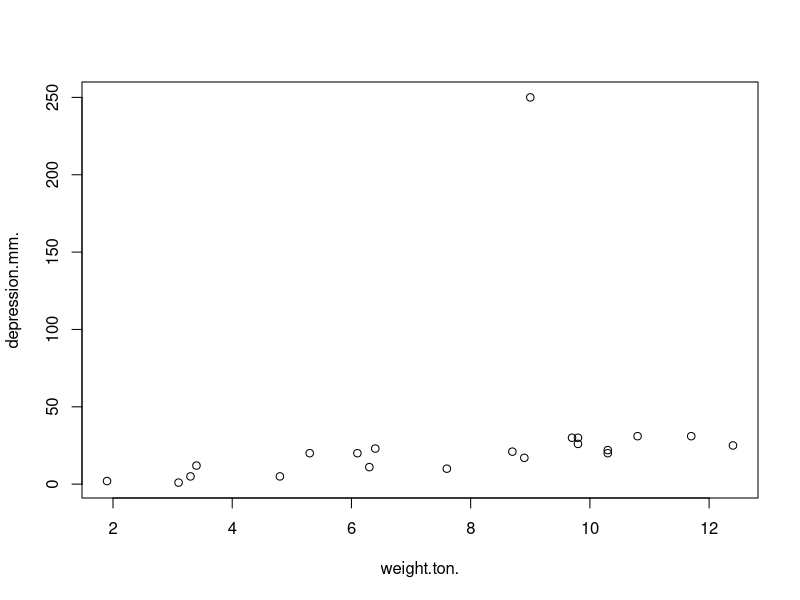
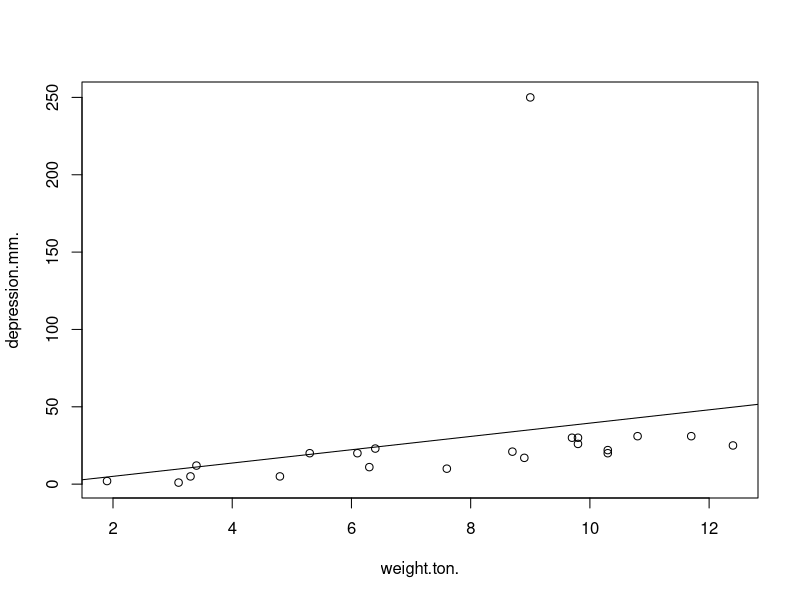
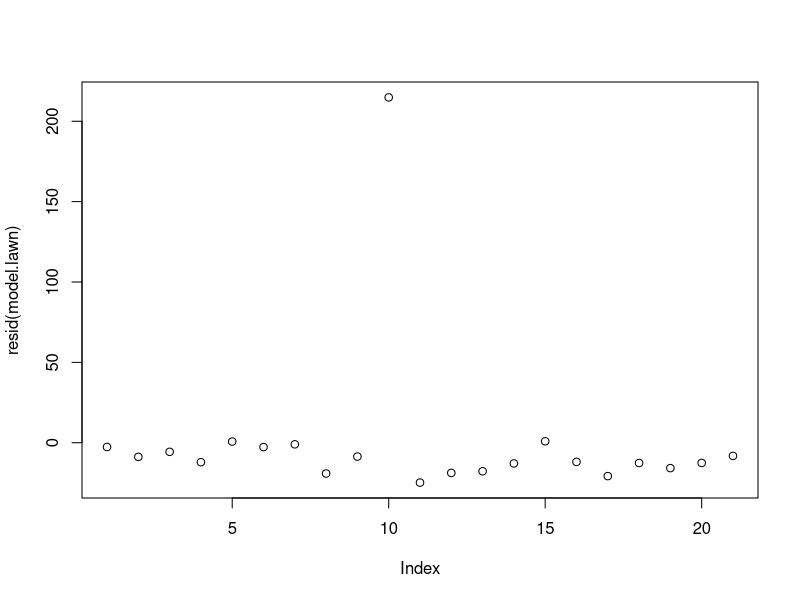
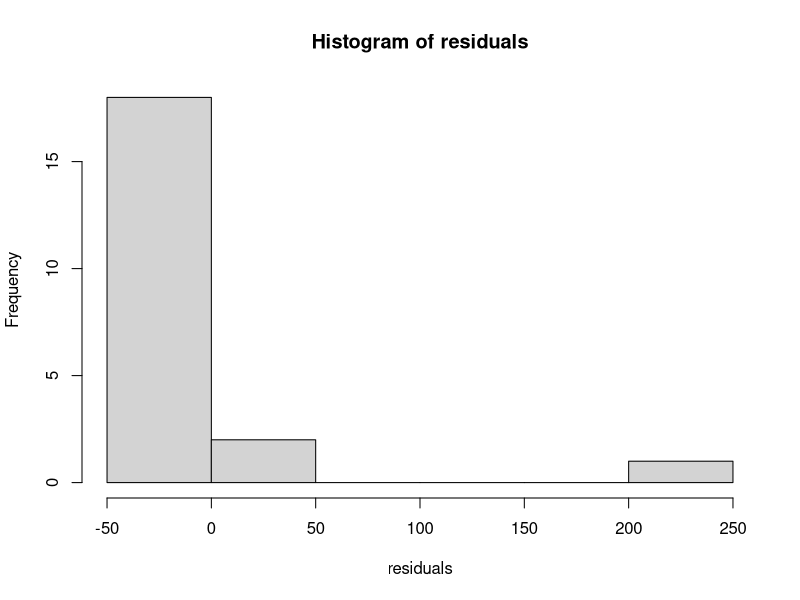
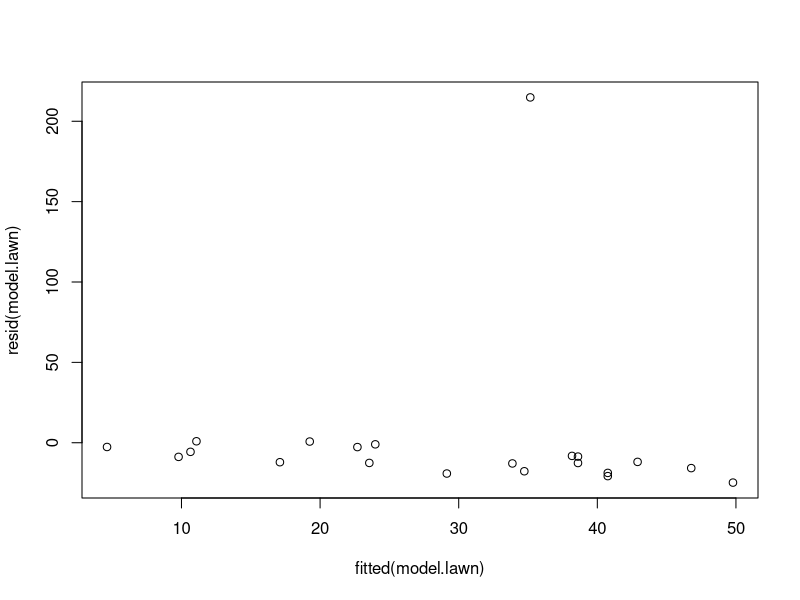
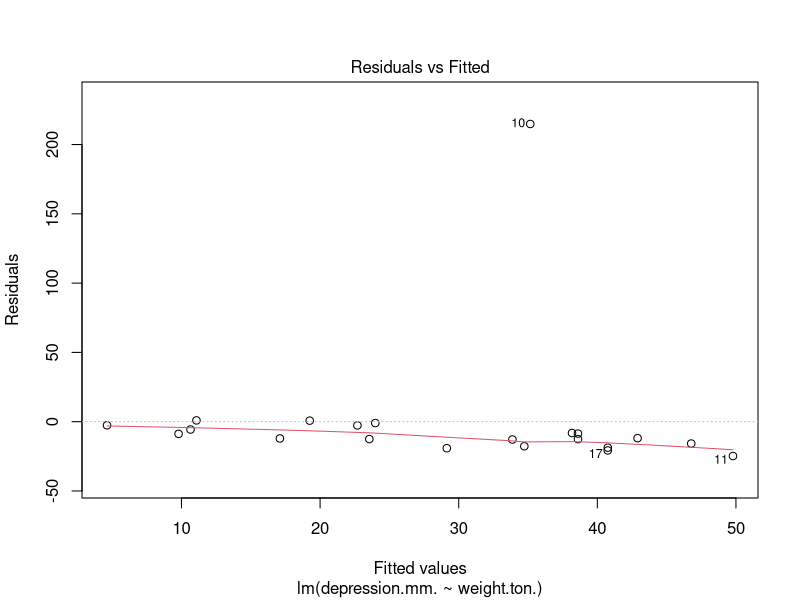
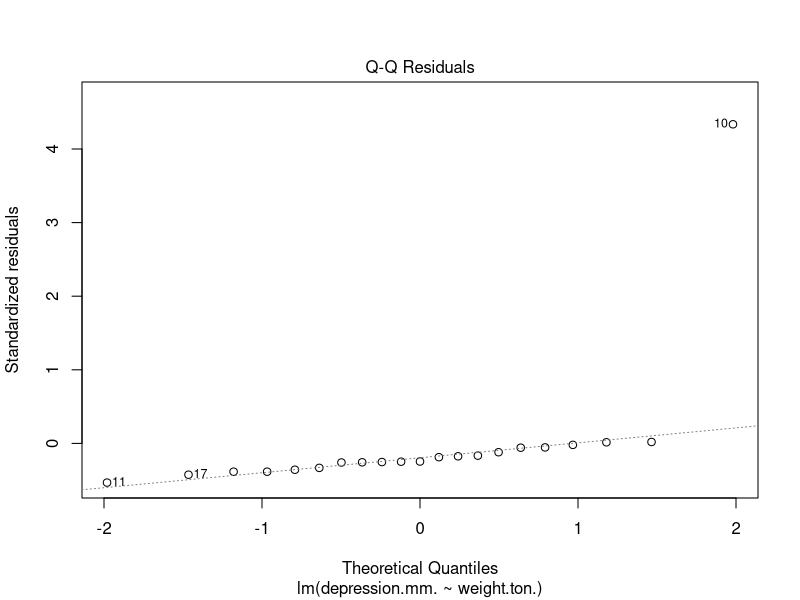
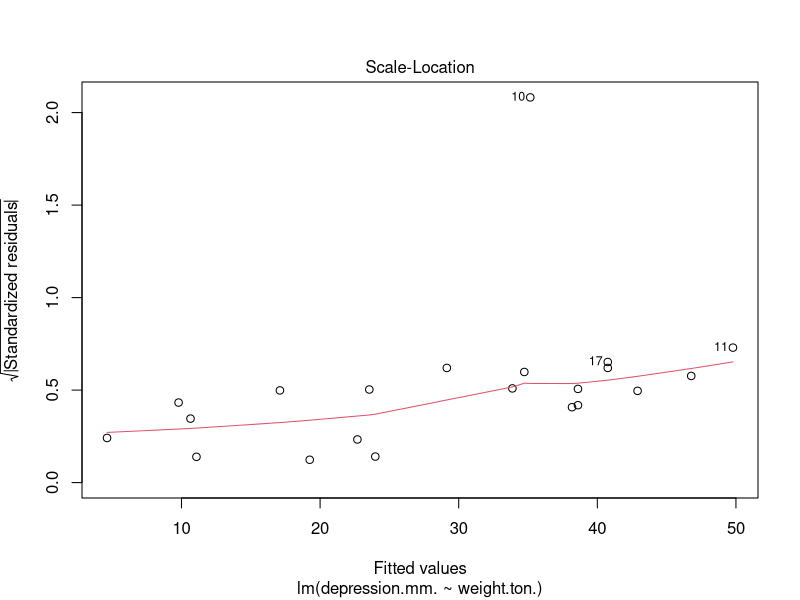

Reproduce these figures in R, in order.

##
print('Question 5.')
#input the data
lawn.dat <- read.csv("lawn-depression.csv")
names(lawn.dat)
summary(lawn.dat)
attach(lawn.dat)
#Visualize the data: check if the data has a linear shape
plot(depression.mm.~weight.ton.);
#Run Statistical Tests:
#	Correlation:
cor(depression.mm.,weight.ton.)
#	Linear Regression
model.lawn <-lm(depression.mm.~weight.ton.)
model.lawn
summary(model.lawn)
fitted(model.lawn)
plot(depression.mm.~weight.ton.)
abline(model.lawn)
#	95% Confidence Interval
t.test(depression.mm.,weight.ton.)
#Run Diagnostics 
#	Test the significance of the correlation of the data
cor.test(weight.ton.,depression.mm.)$p.value
#	Perform diagnostic tests
ls.diag(model.lawn)
#Check Assumptions
#	Check y values and error values are independent
plot(resid(model.lawn))
hist(resid(model.lawn),xlab = "residuals", main = "Histogram of residuals")
#	Check homogeneity of variance
plot(fitted(model.lawn),resid(model.lawn))
plot(lm(depression.mm.~weight.ton.))
#	Check for normality of error
qqnorm(resid(model.lawn))

#---------------------------------------------------------------------------#
#Return to step one. Use transformed data with the outlier- point ten removed
lawn.dat
?-c
#Transformm data and recheck shape
plot(log(weight.ton.)~log(depression.mm.))
#Test the significance of the transformed data
cor.test(log(weight.ton.),log(depression.mm.))$p.value
#Perform a linear regression on transformed data
model.ln <-lm(log(weight.ton.)~log(depression.mm.))
#Run Diagnostics
ls.diag(model.ln)
#According to cook's test, point ten has a great influence
#Remove point ten and re-model data
lawn.dat.2<- lawn.dat[-c(21)]
lawn.dat.2
lawn.dat
plot(lawn.dat.2)
plot(lawn.dat)
#Linear Model
model.ln
plot(model.ln)
summary(model.ln)
fitted(model.ln)
#Updated linear model with out point 10
model.ln.2 <-update(model.ln,subset = (depression.mm. !=10))
plot(model.ln.2)
summary(model.ln.2)
fitted(model.ln.2)
#Check y values and error values are independent
plot(resid(model.ln.2))
hist(resid(model.ln.2),xlab = "residuals", main = "Histogram of residuals")
#Check homogeneity of variance
plot(resid(model.lawn),fitted(model.lawn))
plot(resid(model.lawn),weight.ton.)
#Check for normality of error
qqnorm(weight.ton.)
qqnorm(depression.mm.)
qqnorm(resid(model.lawn))
#Determine the correlation of transformed data. 
cor(log(weight.ton.),log(depression.mm.))
#Linear Model
model.ln
summary(model.ln)
fitted(model.ln)
#Visualize linear model
plot(log(weight.ton.)~log(depression.mm.))
abline(model.ln)
detach(lawn.dat)
